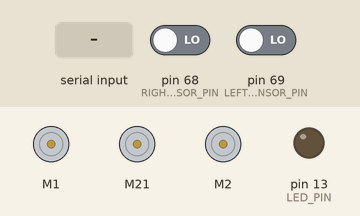
Simulated run of this sketch. Board: Arduino Mega 2560, built with avr-gcc and run on an emulated ATmega2560. Parts: 3 × DC motor (green arrow = forward, orange = backward, longer = faster), output pins drawn as LEDs (lit = HIGH). Inputs (shaded band) come from the test bench; at power-on: pin 68 (RIGHT_SENSOR_PIN) LOW, pin 69 (LEFT_SENSOR_PIN) LOW.

Above: at 1.2 s.
1.3 s: "1\n" received over the second serial link
At 1.7 s:
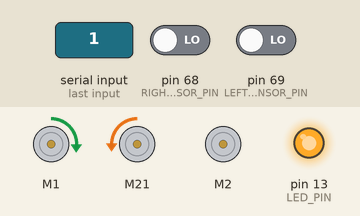
At 3.7 s:
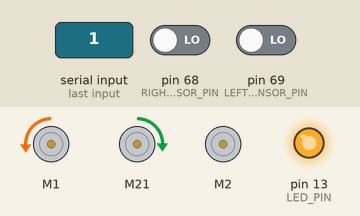
4.3 s: pin 68 (RIGHT_SENSOR_PIN) driven HIGH
7.3 s: "2\n" received over the second serial link
At 8.0 s:
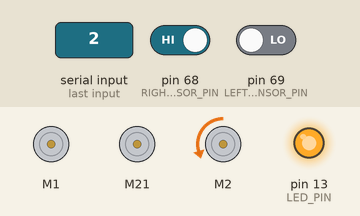
10.3 s: pin 69 (LEFT_SENSOR_PIN) driven HIGH
13.3 s: "1\n" received over the second serial link
At 15.2 s:
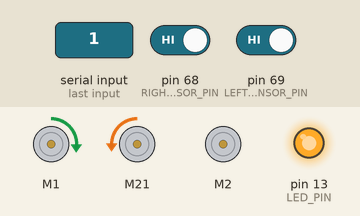
16.3 s: pin 68 (RIGHT_SENSOR_PIN) driven LOW
Timing chart, 0 to 19.9 s (numbered marks = the images above; inputs shaded):
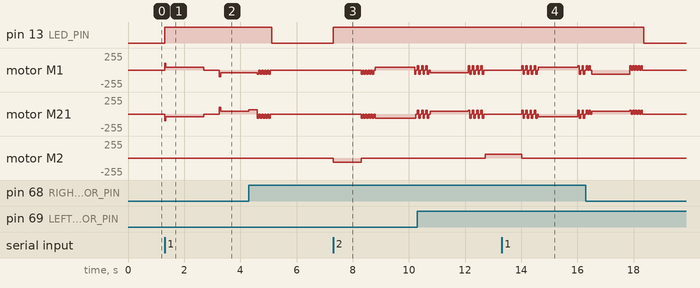

Measured:
- after the input at 1.3 s, pin 13 (LED_PIN): LOW → HIGH at once; motor M1: stopped → forward 44/255 at once, → stopped 1.4 s later, → backward 44/255 0.55 s later; motor M21: stopped → backward 42/255 at once, → stopped 1.4 s later, → forward 42/255 0.55 s later
- after the input at 7.3 s, pin 13 (LED_PIN): LOW → HIGH at once; motor M2: stopped → backward 60/255 at once, → stopped 1.0 s later
- after the input at 13.3 s, pin 13 (LED_PIN): stays HIGH (without the input it goes to LOW after 1.3 s)

The sketch:

AnthroFraming_09-04-24.ino
```cpp
#include "MeMegaPi.h"

// Pins for Bluetooth communication
#define TX_PIN 14
#define RX_PIN 15
#define LED_PIN 13

// Sensor pins
#define LEFT_SENSOR_PIN 69
#define RIGHT_SENSOR_PIN 68

MeMegaPiDCMotor motor1(PORT1B); // Left motor
MeMegaPiDCMotor motor2(PORT2B); // Arm motor
MeMegaPiDCMotor motor3(PORT3B); // Right motor
MeMegaPiDCMotor motor4(PORT4B);

// Motor speeds
uint8_t motorSpeed = 60;
uint8_t motorSpeedB = 42;
uint8_t motorSpeed1 = 61;
uint8_t motorSpeed1B = 44;

// Boost parameters
uint8_t boostSpeed = 100;	// Higher initial speed
uint8_t boostDuration = 50; // Duration of boost in milliseconds

// Correction factor for line following
const float CORRECTION_FACTOR = 1.5; // Increases speed by 50% when correcting

// Chip counter for curve turns
int chipCount = 0;

void setup()
{
	pinMode(LED_PIN, OUTPUT);
	pinMode(LEFT_SENSOR_PIN, INPUT);
	pinMode(RIGHT_SENSOR_PIN, INPUT);
	Serial3.begin(9600);
	Serial3.println("Ready to receive commands.");
}

void stopMotors()
{
	motor1.stop();
	motor3.stop();
}

void quickCenter()
{
	int leftSensor = digitalRead(LEFT_SENSOR_PIN);
	int rightSensor = digitalRead(RIGHT_SENSOR_PIN);

	if (leftSensor == 1 || rightSensor == 1)
	{
		if (leftSensor == 1)
		{
			motor1.run(motorSpeed1);
			motor3.run(motorSpeed);
			delay(50);
		}
		if (rightSensor == 1)
		{
			motor1.run(-motorSpeed1);
			motor3.run(-motorSpeed);
			delay(50);
		}
		stopMotors();
	}
}

void delayWithChecks(int ms)
{
	long startTime = millis();
	while (millis() - startTime < ms)
	{
		quickCenter();
		delay(50);
	}
}

void startMotorsWithBoost(int16_t leftSpeed, int16_t rightSpeed)
{
	motor1.run(leftSpeed > 0 ? boostSpeed : -boostSpeed);
	motor3.run(rightSpeed > 0 ? boostSpeed : -boostSpeed);
	delay(boostDuration);
	motor1.run(leftSpeed);
	motor3.run(rightSpeed);
}

void lowerArm()
{
	stopMotors();
	motor2.run(-motorSpeed);
	delay(1000);
	motor2.stop();
	delayWithChecks(500);
}

void raiseArm()
{
	stopMotors();
	motor2.run(motorSpeed);
	delay(1300);
	motor2.stop();
	delayWithChecks(500);
}

void scanChip()
{
	// Forward scan
	unsigned long startTime = millis();
	const unsigned long FORWARD_SCAN_TIME = 1400;
	bool firstMove = true;

	while (millis() - startTime < FORWARD_SCAN_TIME)
	{
		int leftSensor = digitalRead(LEFT_SENSOR_PIN);
		int rightSensor = digitalRead(RIGHT_SENSOR_PIN);

		if (leftSensor == 0 && rightSensor == 0)
		{
			if (firstMove)
			{
				startMotorsWithBoost(motorSpeed1B, -motorSpeedB);
				firstMove = false;
			}
			else
			{
				motor1.run(motorSpeed1B);
				motor3.run(-motorSpeedB);
			}
		}
		else if (leftSensor == 1 && rightSensor == 0)
		{
			motor1.run(motorSpeed1B * CORRECTION_FACTOR);
			motor3.run(-motorSpeedB);
		}
		else if (leftSensor == 0 && rightSensor == 1)
		{
			motor1.run(motorSpeed1B);
			motor3.run(-motorSpeedB * CORRECTION_FACTOR);
		}
		else
		{
			motor1.run(motorSpeed1B);
			motor3.run(-motorSpeedB);
		}
		delay(10);
	}

	stopMotors();
	delayWithChecks(500);

	// Backward scan
	startTime = millis();
	const unsigned long BACKWARD_SCAN_TIME = 1350;
	firstMove = true;

	while (millis() - startTime < BACKWARD_SCAN_TIME)
	{
		int leftSensor = digitalRead(LEFT_SENSOR_PIN);
		int rightSensor = digitalRead(RIGHT_SENSOR_PIN);

		if (leftSensor == 0 && rightSensor == 0)
		{
			if (firstMove)
			{
				startMotorsWithBoost(-motorSpeed1B, motorSpeedB);
				firstMove = false;
			}
			else
			{
				motor1.run(-motorSpeed1B);
				motor3.run(motorSpeedB);
			}
		}
		else if (leftSensor == 1 && rightSensor == 0)
		{
			motor1.run(-motorSpeed1B * CORRECTION_FACTOR);
			motor3.run(motorSpeedB);
		}
		else if (leftSensor == 0 && rightSensor == 1)
		{
			motor1.run(-motorSpeed1B);
			motor3.run(motorSpeedB * CORRECTION_FACTOR);
		}
		else
		{
			motor1.run(-motorSpeed1B);
			motor3.run(motorSpeedB);
		}
		delay(10);
	}

	stopMotors();
	delayWithChecks(500);
}

/**
 * CURVE FUNCTION
 * This controls the behavior of the turning / taxi to a new row
 * A curve begins when the chipCount reaches one of the assigned values { See section: CHIPS PER ROW }
 * Section B. Describes when the curve knows to stop when encountering a horizontal line
 */
void curveTurn()
{
	const int TURN_SPEED = 100; // High speed for both motors
	Serial3.println("Starting curve turn sequence");

	while (true)
	{
		int leftSensor = digitalRead(LEFT_SENSOR_PIN);
		int rightSensor = digitalRead(RIGHT_SENSOR_PIN);

		// B. STOPS WHEN BOTH SENSORS HIT A LINE AT THE SAME TIME
		if (leftSensor == 1 && rightSensor == 1)
		{
			Serial3.println("End of curve detected");
			motor1.stop();
			motor3.stop();
			break;
		}

		// Curve following behavior
		if (leftSensor == 1 && rightSensor == 0)
		{
			// Left sensor on line - sharp right turn
			motor1.run(TURN_SPEED); // Left wheel forward
			motor3.run(TURN_SPEED); // Right wheel reverse
		}
		else if (leftSensor == 0 && rightSensor == 1)
		{
			// Right sensor on line - sharp left turn
			motor1.run(-TURN_SPEED); // Left wheel reverse
			motor3.run(-TURN_SPEED); // Right wheel forward
		}
		else if (leftSensor == 0 && rightSensor == 0)
		{
			// Both off line - go straight
			motor1.run(TURN_SPEED);
			motor3.run(-TURN_SPEED);
		}

		delay(10);
	}
}

void nextChip()
{
	chipCount++;
	Serial3.print("Chip count: ");
	Serial3.println(chipCount);

	/**
	 * CHIPS PER ROW
	 * 10 is the number of chips before the first curve
	 * then 20 is the next row, assuming 10 chips before each turn.
	 *
	 * Change these values to match the number of chips from the start
	 * for each turn.
	 *
	 * To add turns add " || chipCount == X " for as many turns as you need.
	 */
	if (chipCount == 10 || chipCount == 20)
	{
		Serial3.println("Executing curve turn");
		curveTurn();
		return;
	}

	unsigned long startTime = millis();
	const unsigned long NEXT_CHIP_TIME = 800;
	bool firstMove = true;
	bool bothSensorsTriggered = false;

	while (millis() - startTime < NEXT_CHIP_TIME)
	{
		int leftSensor = digitalRead(LEFT_SENSOR_PIN);
		int rightSensor = digitalRead(RIGHT_SENSOR_PIN);

		if (leftSensor == 0 && rightSensor == 0)
		{
			if (firstMove)
			{
				startMotorsWithBoost(motorSpeed1, -motorSpeed);
				firstMove = false;
			}
			else
			{
				motor1.run(motorSpeed1);
				motor3.run(-motorSpeed);
			}
		}
		else if (leftSensor == 1 && rightSensor == 0)
		{
			motor1.run(motorSpeed1 * CORRECTION_FACTOR);
			motor3.run(-motorSpeed);
		}
		else if (leftSensor == 0 && rightSensor == 1)
		{
			motor1.run(motorSpeed1);
			motor3.run(-motorSpeed * CORRECTION_FACTOR);
		}

		delay(10);
	}

	stopMotors();
	delayWithChecks(500);
}

void loop()
{
	if (Serial3.available() > 0)
	{
		char command = Serial3.read();

		switch (command)
		{
		case '1':
			digitalWrite(LED_PIN, HIGH);
			scanChip();
			digitalWrite(LED_PIN, LOW);
			Serial3.println("Normal Motor sequence complete.");
			break;

		case '2':
			digitalWrite(LED_PIN, HIGH);
			lowerArm();
			scanChip();
			raiseArm();
			digitalWrite(LED_PIN, LOW);
			Serial3.println("Zoomed Motor sequence complete.");
			break;

		case '3':
			digitalWrite(LED_PIN, HIGH);
			nextChip();
			digitalWrite(LED_PIN, LOW);
			Serial3.println("Next chip command complete.");
			break;

		default:
			Serial3.println("Unknown command");
			break;
		}
	}
}
```
